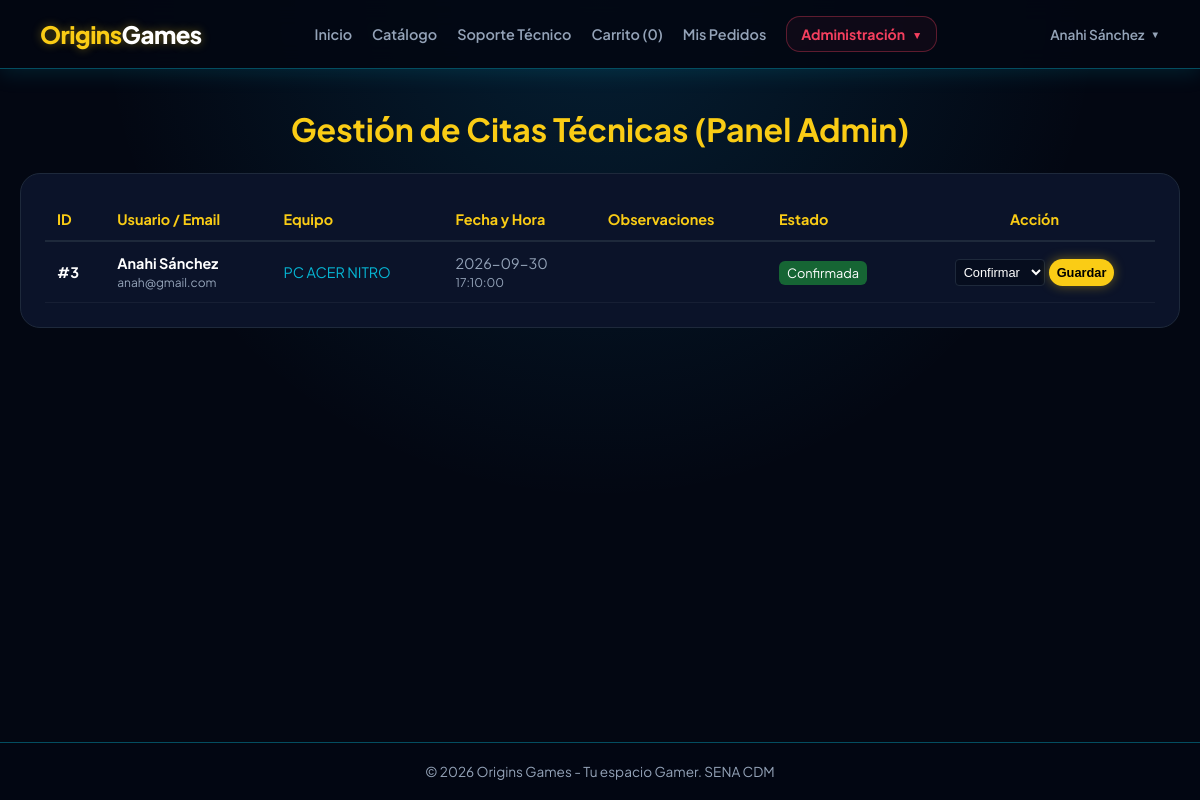
Before: /cita/admin (signed in) with the older database file.
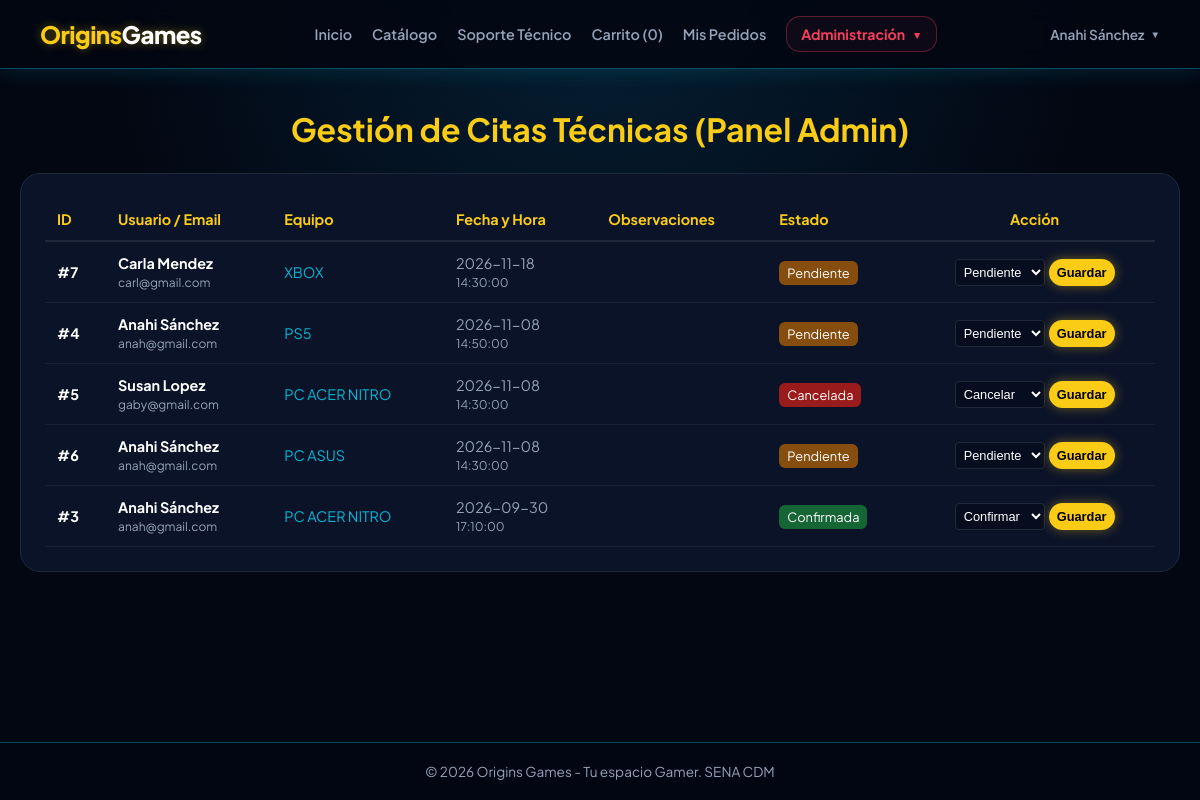
After: the same page with the newer database file.
### tables this page shows
CREATE TABLE `citas` (
  `id` int(11) NOT NULL,
  `usuario_id` int(11) NOT NULL,
  `servicio_id` int(11) NOT NULL,
  `tipo_equipo` varchar(100) NOT NULL,
  `fecha_cita` date NOT NULL,
  `hora_cita` time NOT NULL,
  `observaciones` text DEFAULT NULL,
  `estado` enum('pendiente','confirmada','completada','cancelada') DEFAULT 'pendiente',
  `created_at` timestamp NOT NULL DEFAULT current_timestamp()
);

CREATE TABLE `usuarios` (
  `id` int(11) NOT NULL,
  `rol_id` int(11) NOT NULL DEFAULT 2,
  `nombre` varchar(100) NOT NULL,
  `email` varchar(150) NOT NULL,
  `password` varchar(255) NOT NULL,
  `telefono` varchar(20) DEFAULT NULL,
  `direccion` text DEFAULT NULL,
  `creado_en` timestamp NOT NULL DEFAULT current_timestamp()
);

### controllers/CitaController.php (called while the page is built, shortened)
<?php
require_once "models/Cita.php";
class CitaController
{
    private $citaModel;
    public function __construct()
    {
        $this->citaModel = new Cita();
    }
    public function admin()
    {
        $citas = $this->citaModel->getAll();
        require_once 'views/layouts/header.php';
        require_once 'views/citas/admin.php';
        require_once 'views/layouts/footer.php';
    }
}

### config/database.php (called while the page is built)
<?php
class Database {
    private static $host = "localhost";
    private static $db_name = "origins_games";
    private static $username = "root";
    private static $password = "";
    private static $conn = null;
    public static function connect() {
        if (self::$conn === null) {
            try {
                self::$conn = new PDO(
                    "mysql:host=" . self::$host . ";dbname=" . self::$db_name . ";charset=utf8mb4",
                    self::$username,
                    self::$password,
                    [
                        PDO::ATTR_ERRMODE => PDO::ERRMODE_EXCEPTION,
                        PDO::ATTR_DEFAULT_FETCH_MODE => PDO::FETCH_ASSOC,
                        PDO::ATTR_EMULATE_PREPARES => false
                    ]
                );
            } catch (PDOException $e) {
                die("Error de Conexión: " . $e->getMessage());
            }
        }
        return self::$conn;
    }
}

### models/Cita.php (called while the page is built, shortened)
<?php
require_once __DIR__ . '/../config/database.php';
class Cita
{
    private $db;
    public function __construct()
    {
        $this->db = Database::connect();
    }
    public function getAll()
    {
        $sql = "SELECT
                    c.*,
                    u.nombre AS usuario_nombre,
                    u.email AS usuario_email
                FROM citas c
                LEFT JOIN usuarios u
                    ON c.usuario_id = u.id
                ORDER BY
                    c.fecha_cita DESC,
                    c.hora_cita DESC";
        $stmt = $this->db->query($sql);
        return $stmt->fetchAll(PDO::FETCH_ASSOC);
    }
}

### views/citas/admin.php (the view, shortened to what the changed rows need)
<?php require_once __DIR__ . '/../layouts/header.php'; ?>
<div style="max-width: 1200px; margin: 0 auto;">
    <h2 style="font-size: 2rem; color: var(--yellow-accent); margin-bottom: 24px; text-align: center;">
        Gestión de Citas Técnicas (Panel Admin)
    </h2>
    <div style="background: var(--bg-card); border: 1px solid var(--border-card); border-radius: 20px; padding: 24px; overflow-x: auto;">
        <?php if (!empty($citas)): ?>
            <table style="width: 100%; border-collapse: collapse; text-align: left; font-size: 0.9rem;">
                <thead>
                    <tr style="border-bottom: 2px solid var(--border-card); color: var(--yellow-accent);">
                        <th style="padding: 12px;">ID</th>
                        <th style="padding: 12px;">Usuario / Email</th>
                        <th style="padding: 12px;">Equipo</th>
                        <th style="padding: 12px;">Fecha y Hora</th>
                        <th style="padding: 12px;">Observaciones</th>
                        <th style="padding: 12px;">Estado</th>
                        <th style="padding: 12px; text-align: center;">Acción</th>
                    </tr>
                </thead>
                <tbody>
                    <?php foreach ($citas as $c): ?>
                        <tr style="border-bottom: 1px solid rgba(255,255,255,0.05); color: var(--text-secondary);">
                            <td style="padding: 12px; font-weight: bold; color: var(--text-primary);">#<?= $c['id'] ?></td>
                            <td style="padding: 12px;">
                                <strong style="color: var(--text-primary);"><?= htmlspecialchars($c['usuario_nombre'] ?? 'Usuario ID: ' . $c['usuario_id']) ?></strong><br>
                                <small><?= htmlspecialchars($c['usuario_email'] ?? '') ?></small>
                            </td>
                            <td style="padding: 12px; color: var(--cyan-accent);"><?= htmlspecialchars($c['tipo_equipo']) ?></td>
                            <td style="padding: 12px;"><?= $c['fecha_cita'] ?><br><small><?= $c['hora_cita'] ?></small></td>
                            <td style="padding: 12px; max-width: 200px; font-size: 0.8rem;"><?= htmlspecialchars($c['observaciones'] ?? 'Sin notas') ?></td>
                            <td style="padding: 12px;">
                                <span style="padding: 4px 8px; border-radius: 6px; font-size: 0.8rem; text-transform: capitalize;
                                    background: <?= $c['estado'] === 'confirmada' ? '#166534' : ($c['estado'] === 'completada' ? '#1e3a8a' : ($c['estado'] === 'cancelada' ? '#991b1b' : '#854d0e')) ?>;
                                    color: #fff;">
                                    <?= htmlspecialchars($c['estado']) ?>
                                </span>
                            </td>
                            <td style="padding: 12px; text-align: center;">
                                <form action="/origins_games/cita/cambiarEstado" method="POST" style="display: inline-flex; gap: 4px;">
                                    <select name="estado" style="padding: 4px; font-size: 0.8rem; border-radius: 4px; background: #060d1e; color: #fff; border: 1px solid var(--border-card);">
                                        <option value="pendiente" <?= $c['estado'] === 'pendiente' ? 'selected' : '' ?>>Pendiente</option>
                                        <option value="confirmada" <?= $c['estado'] === 'confirmada' ? 'selected' : '' ?>>Confirmar</option>
                                        <option value="cancelada" <?= $c['estado'] === 'cancelada' ? 'selected' : '' ?>>Cancelar</option>
                                    </select>
                                    <button type="submit" class="btn btn-primary" style="padding: 4px 8px; font-size: 0.8rem;">Guardar</button>
                                </form>
                            </td>
                        </tr>
                    <?php endforeach; ?>
                </tbody>
            </table>
        <?php else: ?>
            <p style="color: var(--text-secondary); text-align: center;">No hay citas registradas en el sistema.</p>
        <?php endif; ?>
    </div>
</div>
<?php require_once __DIR__ . '/../layouts/footer.php'; ?>

Changed rows visible on the page:
added citas: id "7", usuario.nombre "Carla Mendez", usuario.email "carl@gmail.com", tipo_equipo "XBOX", fecha_cita "2026-11-18", hora_cita "14:30:00", estado "Pendiente"
added citas: id "4", usuario.nombre "Anahi Sánchez", usuario.email "anah@gmail.com", tipo_equipo "PS5", fecha_cita "2026-11-08", hora_cita "14:50:00", estado "Pendiente"
added citas: id "5", usuario.nombre "Susan Lopez", usuario.email "gaby@gmail.com", tipo_equipo "PC ACER NITRO", fecha_cita "2026-11-08", hora_cita "14:30:00", estado "Cancelada", estado "Cancelar"
added citas: id "6", usuario.nombre "Anahi Sánchez", usuario.email "anah@gmail.com", tipo_equipo "PC ASUS", fecha_cita "2026-11-08", hora_cita "14:30:00", estado "Pendiente"
